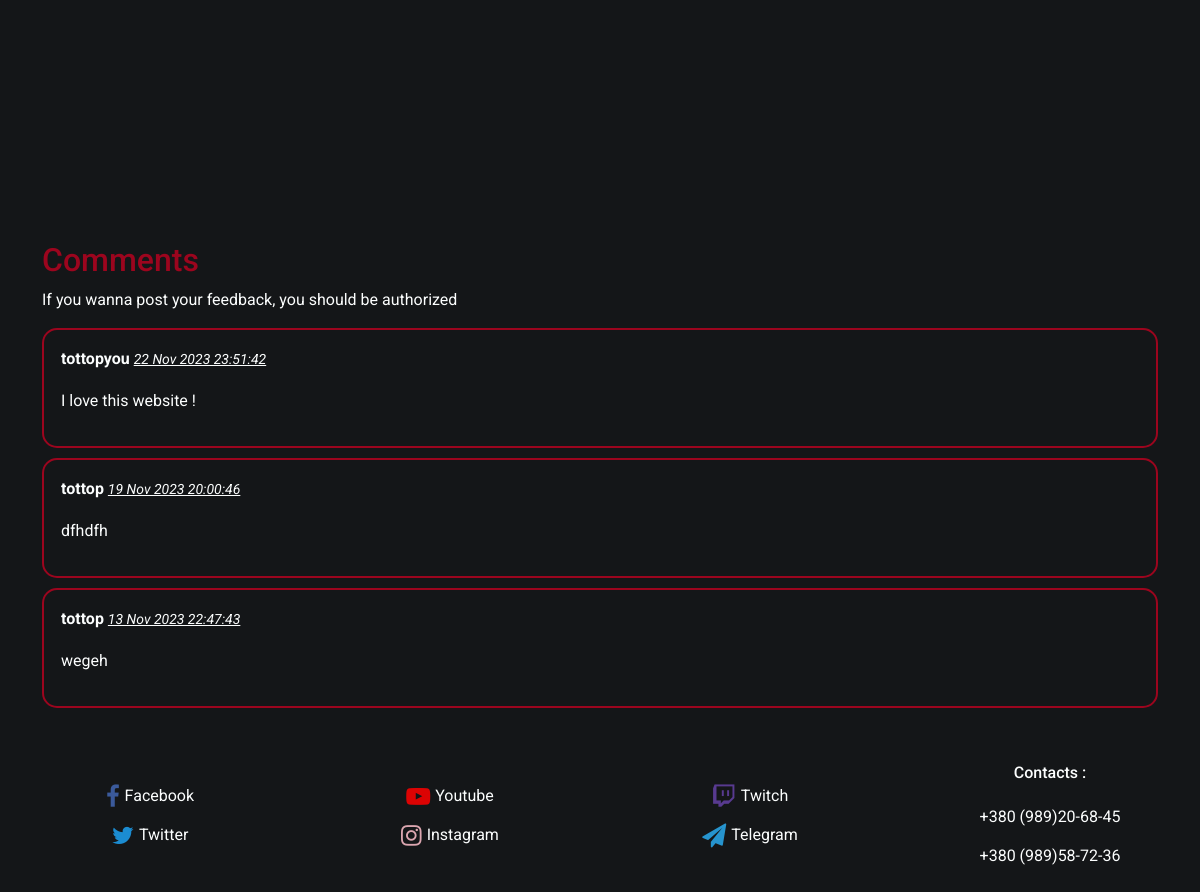
Before: /base (lower part) with the older database file.
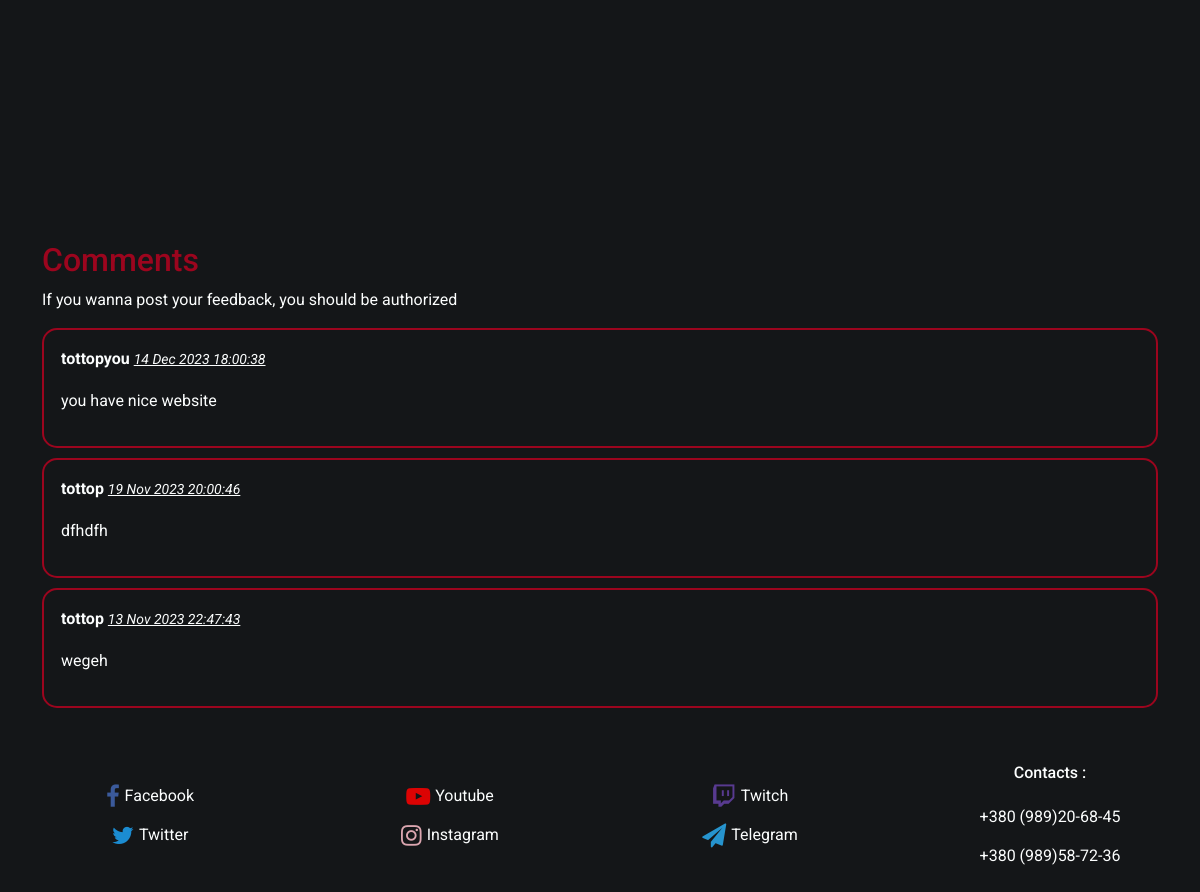
After: the same page with the newer database file.
### app/models.py (models this page shows, shortened)
class Comment(db.Model):
    id = db.Column(db.Integer, primary_key=True)
    content = db.Column(db.String(140))
    timestamp = db.Column(db.DateTime, index=True, default=datetime.utcnow)
    user_id = db.Column(db.Integer, db.ForeignKey('user.id'), nullable=False)
    user = db.relationship('User', backref='comments', lazy=True)

class User(UserMixin, db.Model):
    id = db.Column(db.Integer, primary_key=True)
    username = db.Column(db.String(64), index=True, unique=True)
    email = db.Column(db.String(120), index=True, unique=True)
    password_hash = db.Column(db.String(128))

### app/routes.py (the view, shortened to what this page needs)
    @app.route('/base', methods=['GET', 'POST'])
    def base():
        login_form = LoginForm()
        registration_form = RegistrationForm()
        comment_form = CommentForm()
        reset_form = ResetPasswordRequestForm()
        comments = []
        comments = Comment.query.order_by(Comment.timestamp.desc()).all()
        goods = Good.query.all()
        if current_user.is_authenticated:
            goods_basket = Basket.query.filter_by(user_id=current_user.id).count()
        else:
            goods_basket = 0
        return render_template('register.html',goods=goods, login_form=login_form, registration_form=registration_form,comment_form=comment_form, comments=comments, goods_basket=goods_basket, reset_form=reset_form)

### app/templates/register.html (shortened to what this page needs)
{% extends "login.html" %}

### app/templates/base.html (shortened to what this page needs)
<!DOCTYPE html>
<html lang="en">
<head>
    <link href="{{ url_for('static', filename='Styles/style.css') }}" rel="stylesheet">
    <link rel="stylesheet" href="{{ url_for('static', filename='Styles/styleBurger.css') }}">
    <link rel="stylesheet" href="https://cdnjs.cloudflare.com/ajax/libs/font-awesome/4.7.0/css/font-awesome.min.css">
    <link rel="stylesheet" href="https://cdnjs.cloudflare.com/ajax/libs/font-awesome/4.7.0/css/font-awesome.min.css">
    <link href="https://cdn.jsdelivr.net/npm/bootstrap@5.2.0/dist/css/bootstrap.min.css" rel="stylesheet">
</head>
<body>
    <div class="bg">
        <div class="main">
            <div class="content section_1">
            </div>
            <div class="feadbacks section_2">
                <div class="container">
                    <h2 class="comments">Comments</h2>
                    {% if current_user.is_anonymous %}
                    <div class="form-label">If you wanna post your feedback, you should be authorized</div>
                    {% endif %}
                    <div class="mb-2" id="feadback-field">
                    {% for comment in comments %}
                        <div class="coment">
                            <div>
                                <p class="alert alert primary"> {{ comment.user.username }}
                                    <a class="text-right small">
                                        <em>{{ comment.timestamp.strftime('%d %b %Y %H:%M:%S') }}</em>
                                    </a>
                                </p>
                                <p class="alert alert success">{{ comment.content }}</p>
                            </div>
                        </div>
                    {% endfor %}
                    </div>
                </div>
            </div>
            <div class="links section_3">
                <div class="social s1">
                    <div class="s-j">
                        <i class="fa fa-facebook" style="color:#4267B2;"></i>
                        <a href="https://www.facebook.com/">Facebook</a>
                    </div>
                    <div class="s-j">
                        <i class="fa fa-twitter" style="color:#1DA1F2;"></i>
                        <a href="https://twitter.com/">Twitter</a>
                    </div>
                </div>
                <div class="social s2">
                    <div class="s-j">
                        <i class="fa fa-youtube-play" style="color:#FF0000;"></i>
                        <a href="https://www.youtube.com/">Youtube</a>
                    </div>
                    <div class="s-j">
                        <i class="fa fa-instagram inst" style="color:pink;"></i>
                        <a href="https://www.instagram.com/">Instagram</a>
                    </div>
                </div>
                <div class="social s3">
                    <div class="s-j">
                        <i class="fa fa-twitch" style="color:#6441a5;"></i>
                        <a href="https://www.twitch.com/">Twitch</a>
                    </div>
                    <div class="s-j">
                        <i class="fa fa-paper-plane" style="color:rgb(42 171 238);"></i>
                        <a href="https://web.telegram.org/">Telegram</a>
                    </div>
                </div>
                <div class="social s4">
                    <h6>Contacts :</h6>
                        <p>+380 (989)20-68-45</p>
                        <p>+380 (989)58-72-36</p>
                </div>
            </div>
        </div>
    </div>
</body>
</html>

Changed rows visible on the page:
changed Comment "tottopyou": timestamp "22 Nov 2023 23:51:42" → "14 Dec 2023 18:00:38"; content "I love this website !" → "you have nice website"
